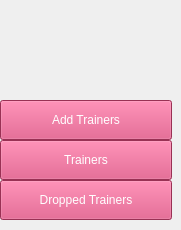
      <widget class="QWidget" name="spage0">
       <widget class="QWidget" name="layoutWidget">
        <property name="geometry">
         <rect>
          <x>0</x>
          <y>100</y>
          <width>172</width>
          <height>121</height>
         </rect>
        </property>
        <layout class="QVBoxLayout" name="verticalLayout_2">
         <property name="spacing">
          <number>0</number>
         </property>
         <item>
          <widget class="QPushButton" name="STPbutton1">
           <property name="minimumSize">
            <size>
             <width>170</width>
             <height>40</height>
            </size>
           </property>
           <property name="styleSheet">
            <string notr="true">background-color:rgb(214, 68, 117);
color: white;
font: 600 9pt &quot;Segoe UI&quot;;</string>
           </property>
           <property name="text">
            <string>Add Trainers</string>
           </property>
          </widget>
         </item>
         <item>
          <widget class="QPushButton" name="STPbutton2">
           <property name="minimumSize">
            <size>
             <width>170</width>
             <height>40</height>
            </size>
           </property>
           <property name="styleSheet">
            <string notr="true">background-color:rgb(214, 68, 117);
color: white;
font: 600 9pt &quot;Segoe UI&quot;;</string>
           </property>
           <property name="text">
            <string>Trainers</string>
           </property>
          </widget>
         </item>
         <item>
          <widget class="QPushButton" name="STPbutton3">
           <property name="minimumSize">
            <size>
             <width>170</width>
             <height>40</height>
            </size>
           </property>
           <property name="styleSheet">
            <string notr="true">background-color:rgb(214, 68, 117);
color: white;
font: 600 9pt &quot;Segoe UI&quot;;</string>
           </property>
           <property name="text">
            <string>Dropped Trainers</string>
           </property>
          </widget>
         </item>
        </layout>
       </widget>
      </widget>
